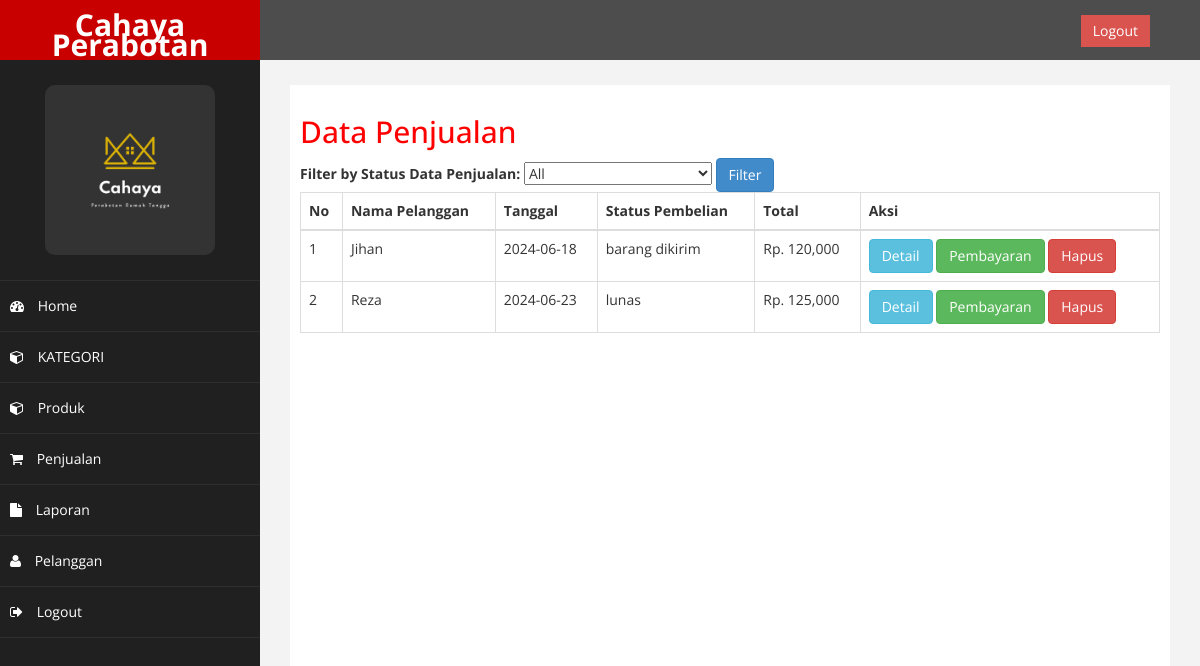
Screenshot of /admin/index.php?halaman=pembelian with the database file from the repository.
### tables this page shows
CREATE TABLE `pembelian` (
  `id_pembelian` int(11) NOT NULL,
  `id_pelanggan` int(11) NOT NULL,
  `id_ongkir` int(11) NOT NULL,
  `tanggal_pembelian` date NOT NULL,
  `total_pembelian` int(11) NOT NULL,
  `nama_kota` varchar(100) NOT NULL,
  `tarif` int(11) NOT NULL,
  `alamat_pengiriman` text NOT NULL,
  `status_pembelian` varchar(100) NOT NULL DEFAULT 'pending',
  `resi_pengiriman` varchar(50) NOT NULL
);

CREATE TABLE `pelanggan` (
  `id_pelanggan` int(11) NOT NULL,
  `email_pelanggan` varchar(100) NOT NULL,
  `password_pelanggan` varchar(50) NOT NULL,
  `nama_pelanggan` varchar(100) NOT NULL,
  `telepon_pelanggan` varchar(25) NOT NULL,
  `alamat_pelanggan` text NOT NULL
);

### admin/pembelian.php (the view, shortened to what this page needs)
<?php
include '../koneksi.php';
$status_filter = '';
?>
<h2>Data Penjualan</h2>
<form method="post" action="">
    <label for="status">Filter by Status Data Penjualan:</label>
    <select name="status" id="status">
        <option value="">All</option>
    </select>
    <button type="submit" class="btn btn-primary">Filter</button>
</form>
<table class="table table-bordered">
    <thead>
        <tr>
            <th>No</th>
            <th>Nama Pelanggan</th>
            <th>Tanggal</th>
            <th>Status Pembelian</th>
            <th>Total</th>
            <th>Aksi</th>
        </tr>
    </thead>
    <tbody>
        <?php $nomor = 1; ?>
        <?php
        if ($status_filter) {
            $ambil = $koneksi->query("SELECT * FROM pembelian JOIN pelanggan ON pembelian.id_pelanggan = pelanggan.id_pelanggan WHERE pembelian.status_pembelian = '$status_filter' GROUP BY pelanggan.nama_pelanggan");
        } else {
            $ambil = $koneksi->query("SELECT * FROM pembelian JOIN pelanggan ON pembelian.id_pelanggan = pelanggan.id_pelanggan GROUP BY pelanggan.nama_pelanggan");
        }
        ?>
        <?php while($pecah = $ambil->fetch_assoc()){ ?>
        <tr>
            <td><?php echo $nomor; ?></td>
            <td><?php echo $pecah['nama_pelanggan']; ?></td>
            <td><?php echo $pecah['tanggal_pembelian']; ?></td>
            <td><?php echo $pecah['status_pembelian']; ?></td>
            <td>Rp. <?php echo number_format($pecah['total_pembelian']); ?></td>
            <td>
                <a href="index.php?halaman=detail&id=<?php echo $pecah['id_pembelian']; ?>" class="btn btn-info">Detail</a>
                <?php if ($pecah['status_pembelian'] !== "pending"): ?>
                <a href="index.php?halaman=pembayaran&id=<?php echo $pecah['id_pembelian']; ?>" class="btn btn-success">Pembayaran</a>
                <?php endif ?>
                <a href="hapuspembelian.php?id=<?php echo $pecah['id_pembelian']; ?>" class="btn btn-danger" onclick="return confirm('Anda yakin ingin menghapus data ini?')">Hapus</a>
            </td>
        </tr>
        <?php $nomor++; ?>
        <?php } ?>
    </tbody>
</table>

### admin/assets/css/custom.css (style rules this page uses)
body { font-family: 'Open Sans', sans-serif; }
h2 { color: #f00; }

### rows the page displays
pembelian: id_pelanggan.nama_pelanggan "Jihan", tanggal_pembelian "2024-06-18", status_pembelian "barang dikirim", total_pembelian "120,000"
pembelian: id_pelanggan.nama_pelanggan "Reza", tanggal_pembelian "2024-06-23", status_pembelian "lunas", total_pembelian "125,000"
